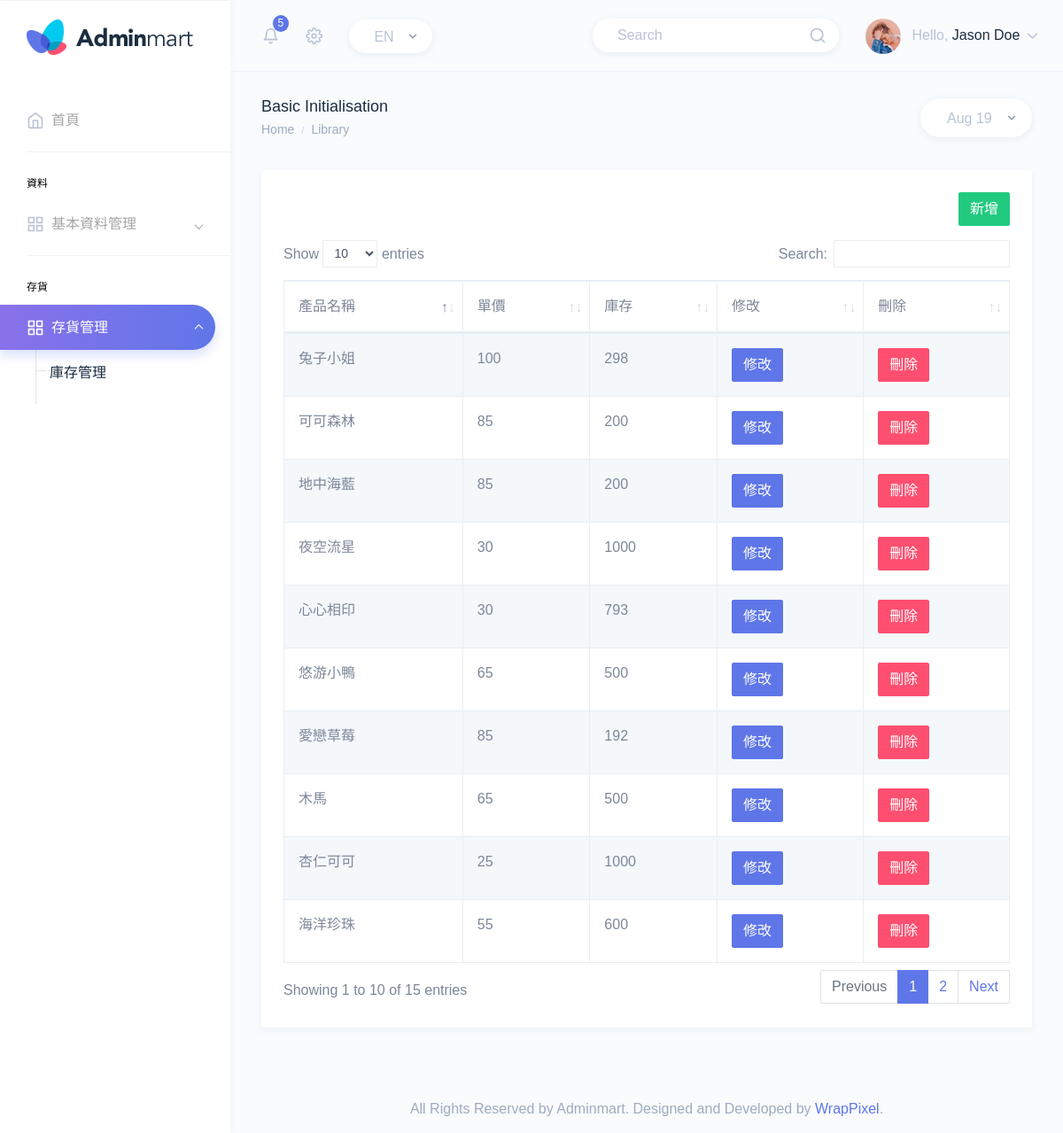
Screenshot of /inv.php with the database file from the repository.
### tables this page shows
CREATE TABLE `inv` (
  `ProdName` varchar(31) NOT NULL COMMENT '產品名稱',
  `UnitPrice` double DEFAULT NULL COMMENT '單價',
  `qty` int(11) DEFAULT NULL COMMENT '庫存',
  `kind` varchar(30) NOT NULL,
  `img` varchar(100) NOT NULL
);

### inv.php (the view, shortened to what this page needs)
<?php
include('template1.php');
head('管理系統');
horizontal_bar();
menu();
tbhd('inv');
echo"
                                <tr>
                                   <th>產品名稱</th>
                                    <th>單價</th>
                                    <th>庫存</th>
                                    <th>修改</th>
                                    <th>刪除</th>
                                </tr>
                            </thead>
                            <tbody>";
                            include("connect.php");
                            $sql = "SELECT prodname,unitprice,qty FROM inv ";
                            $result =$connect->query($sql);
                            while ($row = $result->fetch_assoc()) {
                                $prodname=$row['prodname'];
                                $unitprice=$row['unitprice'];
                                $qty=$row['qty'];
                              echo "<tr><TD>$prodname<TD>$unitprice<td>$qty";
                              echo "<TD><a href=inv.php?op=1&prodname=$prodname><button type='button' class='btn btn-primary'>修改 <i class='bi bi-alarm'></i></button></a>";
                              echo "<TD><a href=\"javascript:if(confirm('確實要刪除[$prodname]嗎?'))location='inv.php?prodname=$prodname&op=5'\"><button type='button' class='btn btn-danger'>刪除 <i class='bi bi-trash'></i></button>";
                            }
tf();
footer();
  ?>

### template1.php (shortened to what this page needs)
<?php
    function head($title)
    {echo"
        <!DOCTYPE html>
        <html dir='ltr' lang='en'>
        <head>
            <meta charset='utf-8'>
            <meta http-equiv='X-UA-Compatible' content='IE=edge'>
            <meta name='viewport' content='width=device-width, initial-scale=1'>
            <meta name='description' content=''>
            <meta name='author' content=''>
            <link rel='icon' type='image/png' sizes='16x16' href='./src1/assets/images/favicon.png'>
            <title>$title</title>
            <link href='./src1/assets/extra-libs/datatables.net-bs4/css/dataTables.bootstrap4.css' rel='stylesheet'>
            <link href='./src1/dist/css/style.min.css' rel='stylesheet'>
            <!--[if lt IE 9]>
                <script src='https://oss.maxcdn.com/libs/html5shiv/3.7.0/html5shiv.js'></script>
                <script src='https://oss.maxcdn.com/libs/respond.js/1.4.2/respond.min.js'></script>
                <![endif]-->
        </head>";
    }
    function horizontal_bar(){
       echo"
        <body>
        <div id='main-wrapper' data-theme='light' data-layout='vertical' data-navbarbg='skin6' data-sidebartype='full' data-sidebar-position='fixed' data-header-position='fixed' data-boxed-layout='full'>
            <header class='topbar' data-navbarbg='skin6'>
                <nav class='navbar top-navbar navbar-expand-md'>
                    <div class='navbar-header' data-logobg='skin6'>
                        <div class='navbar-brand'>
                            <a href='index.html'>
                                <b class='logo-icon'>
                                    <img src='./src1/assets/images/logo-icon.png' alt='homepage' class='dark-logo' />
                                </b>
                                <span class='logo-text'>
                                    <img src='./src1/assets/images/logo-text.png' alt='homepage' class='dark-logo' />
                                </span>
                            </a>
                        </div>
                    </div>
                    <div class='navbar-collapse collapse' id='navbarSupportedContent'>
                        <ul class='navbar-nav float-left mr-auto ml-3 pl-1'>
                            <li class='nav-item dropdown'>
                                <a class='nav-link dropdown-toggle pl-md-3 position-relative' href='javascript:void(0)'
                                    id='bell' role='button' data-toggle='dropdown' aria-haspopup='true'
                                    aria-expanded='false'>
                                    <span><i data-feather='bell' class='svg-icon'></i></span>
                                    <span class='badge badge-primary notify-no rounded-circle'>5</span>
                                </a>
                            </li>
                            <li class='nav-item dropdown'>
                                <a class='nav-link dropdown-toggle' href='#' id='navbarDropdown' role='button'
                                    data-toggle='dropdown' aria-haspopup='true' aria-expanded='false'>
                                    <i data-feather='settings' class='svg-icon'></i>
                                </a>
                            </li>
                            <li class='nav-item d-none d-md-block'>
                                <a class='nav-link' href='javascript:void(0)'>
                                    <div class='customize-input'>
                                        <select
                                            class='custom-select form-control bg-white custom-radius custom-shadow border-0'>
                                            <option selected>EN</option>
                                        </select>
                                    </div>
                                </a>
                            </li>
                        </ul>
                        <ul class='navbar-nav float-right'>
                            <li class='nav-item d-none d-md-block'>
                                <a class='nav-link' href='javascript:void(0)'>
                                    <form>
                                        <div class='customize-input'>
                                            <input class='form-control custom-shadow custom-radius border-0 bg-white'
                                                type='search' placeholder='Search' aria-label='Search'>
                                            <i class='form-control-icon' data-feather='search'></i>
                                        </div>
                                    </form>
                                </a>
                            </li>
                            <li class='nav-item dropdown'>
                                <a class='nav-link dropdown-toggle' href='javascript:void(0)' data-toggle='dropdown'
                                    aria-haspopup='true' aria-expanded='false'>
                                    <img src='./src1/assets/images/users/profile-pic.jpg' alt='user' class='rounded-circle'
                                        width='40'>
                                    <span class='ml-2 d-none d-lg-inline-block'><span>Hello,</span> <span
                                            class='text-dark'>Jason Doe</span> <i data-feather='chevron-down'
                                            class='svg-icon'></i></span>
                                </a>
                            </li>
                        </ul>
                    </div>
                </nav>
            </header>
            ";
    }
    function menu(){
        echo"
        <aside class='left-sidebar' data-sidebarbg='skin6'>
            <div class='scroll-sidebar' data-sidebarbg='skin6'>
                <nav class='sidebar-nav'>
                    <ul id='sidebarnav'>
                        <li class='sidebar-item'> <a class='sidebar-link sidebar-link' href='index.html'
                                aria-expanded='false'><i data-feather='home' class='feather-icon'></i><span
                                    class='hide-menu'>首頁</span></a></li>
                        <li class='list-divider'></li>
                        <li class='nav-small-cap'><span class='hide-menu'>資料</span></li>
                        <li class='sidebar-item'> <a class='sidebar-link has-arrow' href='javascript:void(0)'
                                aria-expanded='false'><i data-feather='grid' class='feather-icon'></i><span
                                    class='hide-menu'>基本資料管理</span></a>
                        </li>
                        <li class='list-divider'></li>
                            <li class='nav-small-cap'><span class='hide-menu'>存貨</span></li>
                            <li class='sidebar-item'> <a class='sidebar-link has-arrow' href='javascript:void(0)'
                                    aria-expanded='false'><i data-feather='grid' class='feather-icon'></i><span
                                        class='hide-menu'>存貨管理</span></a>
                                <ul aria-expanded='false' class='collapse  first-level base-level-line'>
                                    <li class='sidebar-item'><a href='inv.php' class='sidebar-link'><span
                                                class='hide-menu'>庫存管理
                                            </span></a>
                                    </li>
                                </ul>
                            </li>
                    </ul>
                </nav>
            </div>
        </aside>
        <div class='page-wrapper'>
            <div class='page-breadcrumb'>
                <div class='row'>
                    <div class='col-7 align-self-center'>
                        <h4 class='page-title text-truncate text-dark font-weight-medium mb-1'>Basic Initialisation</h4>
                        <div class='d-flex align-items-center'>
                            <nav aria-label='breadcrumb'>
                                <ol class='breadcrumb m-0 p-0'>
                                    <li class='breadcrumb-item'><a href='index.html' class='text-muted'>Home</a></li>
                                    <li class='breadcrumb-item text-muted active' aria-current='page'>Library</li>
                                </ol>
                            </nav>
                        </div>
                    </div>
                    <div class='col-5 align-self-center'>
                        <div class='customize-input float-right'>
                            <select class='custom-select custom-select-set form-control bg-white border-0 custom-shadow custom-radius'>
                                <option selected>Aug 19</option>
                            </select>
                        </div>
                    </div>
                </div>
            </div>
            ";
    }
    function footer(){
        echo"
        <footer class='footer text-center text-muted'>
            All Rights Reserved by Adminmart. Designed and Developed by <a
                href='https://wrappixel.com'>WrapPixel</a>.
        </footer>
    </div>
</div>
<script src='./src1/assets/libs/jquery/dist/jquery.min.js'></script>
<script src='./src1/assets/libs/popper.js/dist/umd/popper.min.js'></script>
<script src='./src1/assets/libs/bootstrap/dist/js/bootstrap.min.js'></script>
<script src='./src1/dist/js/app-style-switcher.js'></script>
<script src='./src1/dist/js/feather.min.js'></script>
<script src='./src1/assets/libs/perfect-scrollbar/dist/perfect-scrollbar.jquery.min.js'></script>
<script src='./src1/assets/extra-libs/sparkline/sparkline.js'></script>
<script src='./src1/dist/js/sidebarmenu.js'></script>
<script src='./src1/dist/js/custom.min.js'></script>
<script src='./src1/assets/extra-libs/datatables.net/js/jquery.dataTables.min.js'></script>
<script src='./src1/dist/js/pages/datatable/datatable-basic.init.js'></script>
</body>
</html>";
    }
function tbhd($url)
{echo"
    <div class='container-fluid'>
    <div class='row'>
        <div class='col-12'>
            <div class='card'>
                <div class='card-body'>
                    <div class='table-responsive'>
                        <p align=right>
                        <a href=$url.php?op=3><button type='button' class='btn btn-success'>新增 <i class='bi bi-alarm'></i></button></a>  </p>
                        <table id='zero_config' class='table table-striped table-bordered no-wrap'>
                            <thead>";
}
function tf(){
    echo "
    </tbody>
</table>
</div>
</div>
</div>
</div>
</div>
</div>
";
}
?>

### rows the page displays
inv: ProdName "心心相印", UnitPrice "30", qty "793"
inv: ProdName "木馬", UnitPrice "65", qty "500"
inv: ProdName "可可森林", UnitPrice "85", qty "200"
inv: ProdName "地中海藍", UnitPrice "85", qty "200"
inv: ProdName "杏仁可可", UnitPrice "25", qty "1000"
inv: ProdName "兔子小姐", UnitPrice "100", qty "298"
inv: ProdName "夜空流星", UnitPrice "30", qty "1000"
inv: ProdName "海洋珍珠", UnitPrice "55", qty "600"
inv: ProdName "悠游小鴨", UnitPrice "65", qty "500"
inv: ProdName "愛戀草莓", UnitPrice "85", qty "192"
